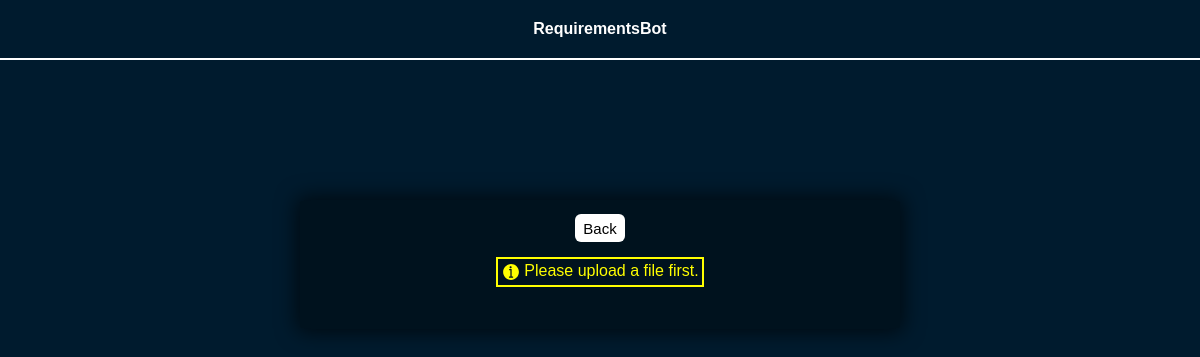
/requirements, run on an earlier commit of the app's database.
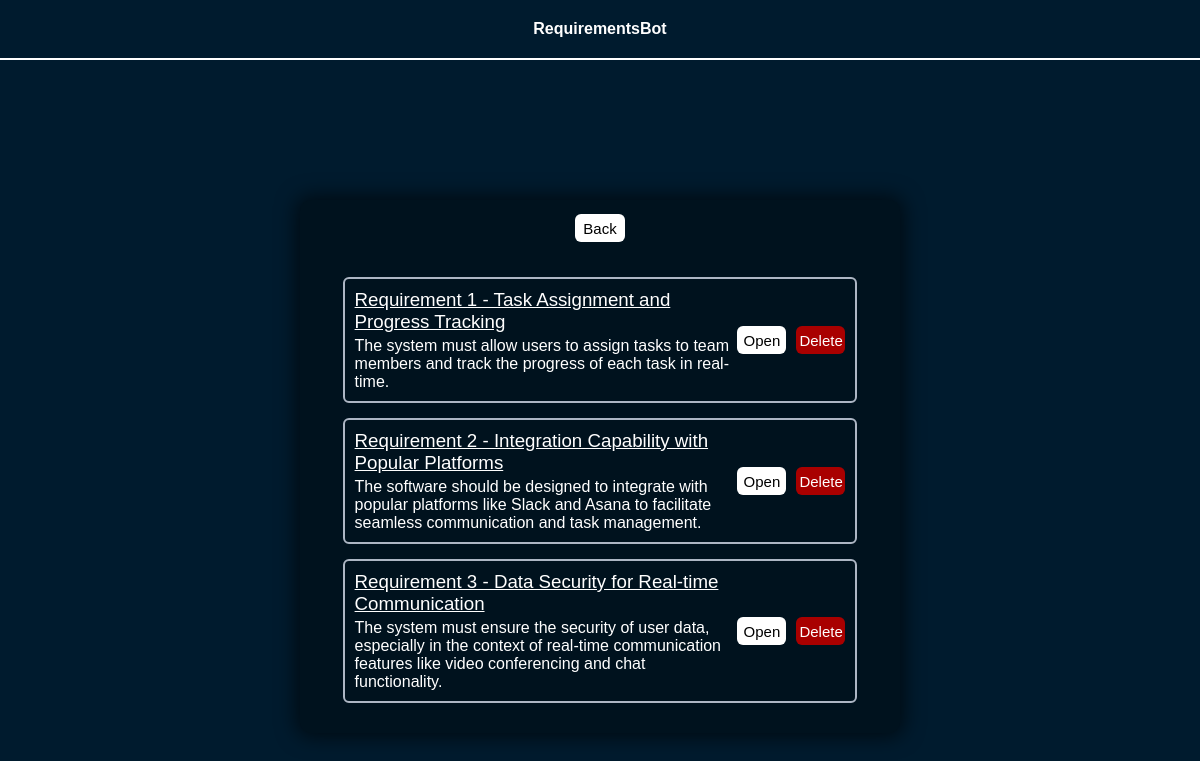
And on a later commit of the database.
### GPTCommunication/models.py (models this page shows, shortened)
class RequirementsList(models.Model):
    requirementID = models.IntegerField(primary_key=True)
    requirementName = models.CharField(max_length=100)
    requirementDescription = models.TextField()

### GPTCommunication/views.py (the view)
# urls.py: path("requirements", views.RequirementDisplay.showRequirements, name="Requirements"),
    def showRequirements(request):
        requirements = RequirementsList.objects.all()
        return render(request, "GPTCommunication/requirements.html", {
            "requirements": requirements
        })

### GPTCommunication/templates/GPTCommunication/requirements.html (shortened to what this page needs)
{% extends "base.html" %}
{% load static %}
{% block css_files %}
    <link rel="stylesheet" href="{% static "GPTCommunication/requirements.css" %}">
{% endblock css_files %}
{% block content %}
<div id="Layout">
    <div id="BackButtonArea">
        <button id="BackButton" onclick="location.href='{% url "ReqGen"%}';">Back</button>
    </div>
    {% if requirements %}
    <div class="RequirementsArea">
        <div class="RequirementsList">
            {% for requirement in requirements %}
            <div class="Requirements">
                <div class="RequirementElement">
                    <div id="RequirementDescription" >
                        <h3 id="RequirementName">{{ requirement.requirementName }}</h3>
                        <p>{{ requirement.requirementDescription }}</p>
                    </div>
                    <div class="ButtonArea">
                        <div class="DetailButtonArea">
                            <button class="DetailButton" onclick="location.href='{% url "RequirementDetail" requirement.requirementID %}';">Open</button>
                        </div>
                        <div class="DeleteButtonArea">
                            <button class="DeleteButton" onclick="location.href='{% url "ConfDelete" requirement.requirementID %}';">Delete</button>
                        </div>
                    </div>
                </div>
            </div>
            {% endfor %}
        </div>
    </div>
    {% else %}
    <div id="InfoMessage">
        <div id="BorderAreaInfo">
            <div id="IconArea">
                <img src="{% static "images/Info_Yellow.svg" %}" alt="ErrorIcon" width="20px" height="20px">
            </div>
            <p>Please upload a file first.</p>
        </div>
    </div>
    {% endif %}
</div>
{% endblock content %}

What changed in the data, as far as the page shows it:
added RequirementsList: requirementName "Requirement 1 - Task Assignment and Progress Tracking", requirementDescription "The system must allow users to assign tasks to team members and track the progress of each task in real-time."
added RequirementsList: requirementName "Requirement 2 - Integration Capability with Popular Platforms", requirementDescription "The software should be designed to integrate with popular platforms like Slack and Asana to facilitate seamless communication and task management."
added RequirementsList: requirementName "Requirement 3 - Data Security for Real-time Communication", requirementDescription "The system must ensure the security of user data, especially in the context of real-time communication features like video conferencing and chat functionality."
Also different on the page:
text no longer shown: "Please upload a file first."
